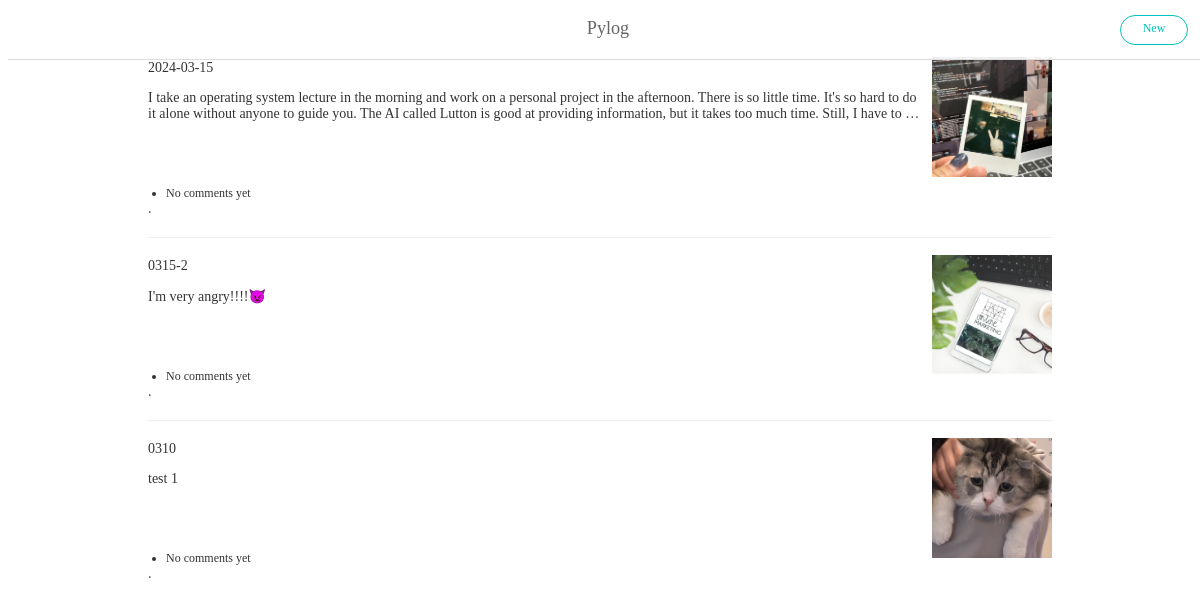
/posts/, run on the app's committed database.
### blog/models.py (models this page shows, shortened)
class Post(models.Model):
    title = models.CharField("title", max_length=100)
    content = models.TextField("content")
    thumbnail = models.ImageField("thumbnail img", upload_to="post", blank=True)

### blog/views.py (the view)
# urls.py: path("posts/", post_list),
def post_list(request):
    posts = Post.objects.all()  # 모든 객체를 가진 QuerySet
    context = {
        "posts": posts,
    }
    return render(request, "post_list.html", context)

### templates/post_list.html (shortened to what this page needs)
{% load static %}
<!DOCTYPE html>
<html lang="ko">
  <head>
    <link rel="stylesheet" href="{% static 'css/style.css' %}" />
  </head>
  <body>
    <div id="navbar">
      <span>Pylog</span>
      <a href="/posts/add/" class="btn btn-primary"> New </a>
    </div>
    <div id="Post list">
      <ul class="posts">
        {% for post in posts %}
        <li class="post">
          <div>
            <a href="/posts/{{ post.id }}/">{{ post.title}}</a>
          </div>
          <p>{{ post.content }}</p>
          <ul class="comments">
            {% for comment in post.comments.all %}
            <li class="comment">{{ comment.content }}</li>
            {% empty %}
            <li class="comment">No comments yet</li>
            {% endfor %}
          </ul>
          {% if post.thumbnail %}
          <img src="{{ post.thumbnail.url}}" alt="" />
          {% else %}
          <img src="" alt="" />
          {% endif %} .
        </li>
        {% endfor %}
      </ul>
    </div>
  </body>
</html>

### static/css/style.css (style rules this page uses)
ul, ol { list-style: none; padding: 0; margin: 0; }
a { text-decoration: none; color: #333; }
html { margin: 100; font-family: "Noto Sans KR", serif; font-weight: 300; font-size: 14px; color: #333; height: 100%; }
body { margin: 50; height: 100%; }
#navbar { position: fixed; top: 0; width: 100%; z-index: 999; display: flex; flex-direction: row; flex-wrap: nowrap; justify-content: center; align-items: center; background-color: rgba(255, 255, 255, 0.9); color: #666; font-size: 1.3rem; height: 59px; border-bottom: 1px solid #ddd; }
#navbar > span { margin-top: -2px; }
#navbar .btn { position: absolute; right: 20px; }
.btn { width: 66px; height: 30px; line-height: 25px; background-color: #fff; border-radius: 15px; transition-duration: 0.3s; transition-timing-function: ease; font-size: 12px; cursor: pointer; text-align: center; }
a.btn { height: 28px; }
.btn-primary { border: 1px solid #00c3bd; color: #00c3bd; }
ul.comments { margin-top: 50px; font-size: 12px; }
ul.comments > li.comment { list-style: disc; margin-left: 1.5em; }
ul.posts { display: flex; flex-direction: column; margin: 5vw 10vw; margin-top: 20px; max-width: 960px; padding: 0 20px; padding-top: 20px; }
ul.posts > li.post { display: flex; flex-direction: column; position: relative; padding: 20px 130px 20px 0; }
ul.posts > li.post:not(:last-child) { border-bottom: 1px solid #eee; }
ul.posts > li.post p { display: -webkit-box; -webkit-line-clamp: 2; -webkit-box-orient: vertical; overflow: hidden; }
ul.posts > li.post img { position: absolute; top: 17px; right: 0; width: 120px; height: 120px; object-fit: cover; }
ul.posts > li.post img[alt]:after { display: block; position: absolute; top: 0; left: 0; width: 100%; height: 100%; background-color: #fff; box-sizing: border-box; border: 1px solid #ddd; font-weight: 300; line-height: 2; text-align: center; content: attr(alt); }

### data on the page
Post: title "2024-03-15", content "I take an operating system lecture in the morning and work on a personal project in the afternoon. There is so little time. It's so hard to do it alone without anyone to guide you. The AI called Lutton is good at providing information, but it takes too much time. Still, I have to…", thumbnail (picture)
Post: title "0315-2", content "I'm very angry!!!!👿", thumbnail (picture)
Post: title "0310", content "test 1", thumbnail (picture)
